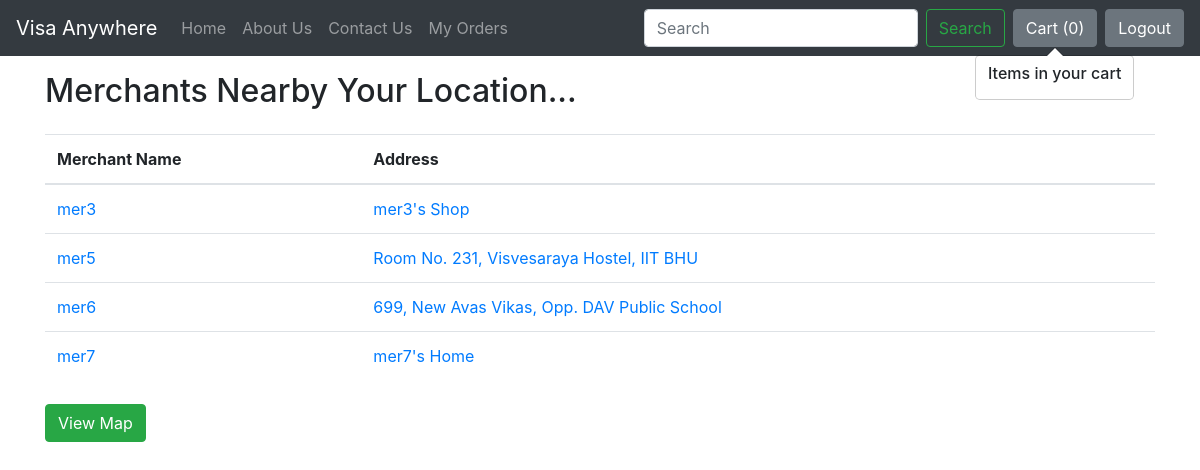
Before: /shop/merchant_list2/ (signed in) with the older database file.
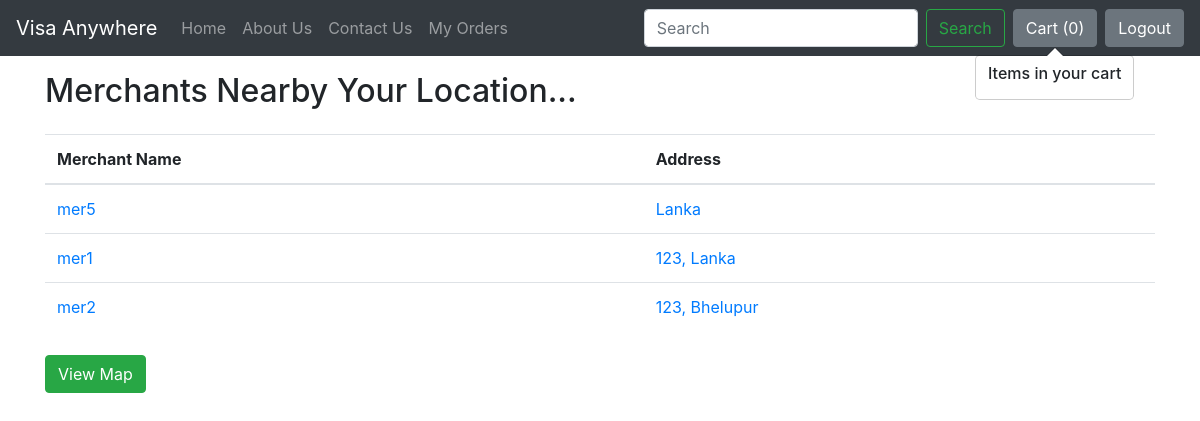
After: the same page with the newer database file.
### shop/models.py (models this page shows, shortened)
class UserRegistration(models.Model):
    user = models.OneToOneField(User,on_delete=models.CASCADE)
    is_merchant = models.BooleanField(default = False, blank = True)
    address = models.CharField(max_length=500)
    zipcode = models.CharField(max_length=6)
    phone = models.CharField(max_length=10)
    city = models.CharField(max_length=50)
    name = models.CharField(max_length=50, null = True)
    state = models.CharField(max_length=50)
    house_no = models.CharField(max_length=50, null = True)
    area = models.CharField(max_length=100, null = True)

### shop/views.py (the view)
# urls.py: path('merchant_list2/', views.merchant_list2, name='merchant_list2'),
@login_required
def merchant_list2(request):
    user = UserRegistration.objects.filter(user_id=request.user.id).first()
    merchant_l = UserRegistration.objects.filter(
        is_merchant=True, zipcode=user.zipcode)
    return render(request, 'shop/merchant_list.html', {'merchant_list': merchant_l})

### shop/templates/shop/merchant_list.html (shortened to what this page needs)
{% extends 'shop/basic.html' %}
{% block body %}
<div class="container my-3">
    <h2>Merchants Nearby Your Location...</h2>
    <table class="table table-hover my-4">
        <thead>
          <tr>
            <th scope="col">Merchant Name</th>
            <th scope="col">Address</th>
          </tr>
        </thead>
        <tbody>
          {% for x in merchant_list %}
                <tr>
                    <td><a href="{% url 'shop:product_list' x.id %}">{{x.name}}</a></td>
                    <td><a href="{% url 'shop:product_list' x.id %}">{{x.address}}</a></td>
                  </tr>
            {% endfor %}
        </tbody>
      </table>
      <div class="my-2"><a href="{% url 'shop:merchant_list' %}"><button type="button" id="mer_list" class="btn btn-success">View Map</button></a></div>
    </div>
{% endblock %}

Changed rows visible on the page:
removed UserRegistration: name "mer3", address "mer3's Shop"
removed UserRegistration: name "mer6", address "699, New Avas Vikas, Opp. DAV Public School"
removed UserRegistration: name "mer7", address "mer7's Home"
changed UserRegistration "mer5": address "Room No. 231, Visvesaraya Hostel, IIT BHU" → "Lanka"
added UserRegistration: name "mer1", address "123, Lanka"
added UserRegistration: name "mer2", address "123, Bhelupur"
